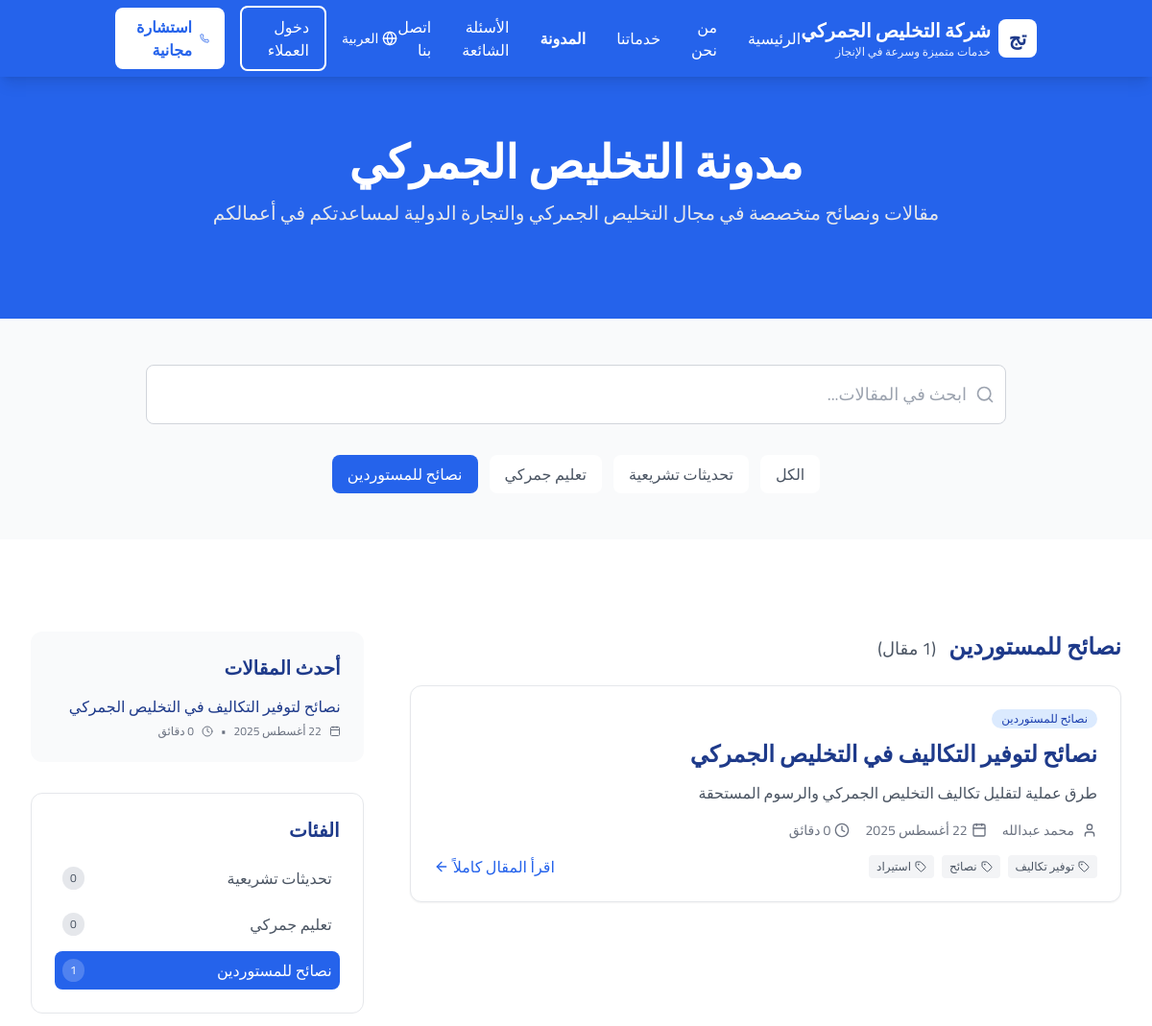
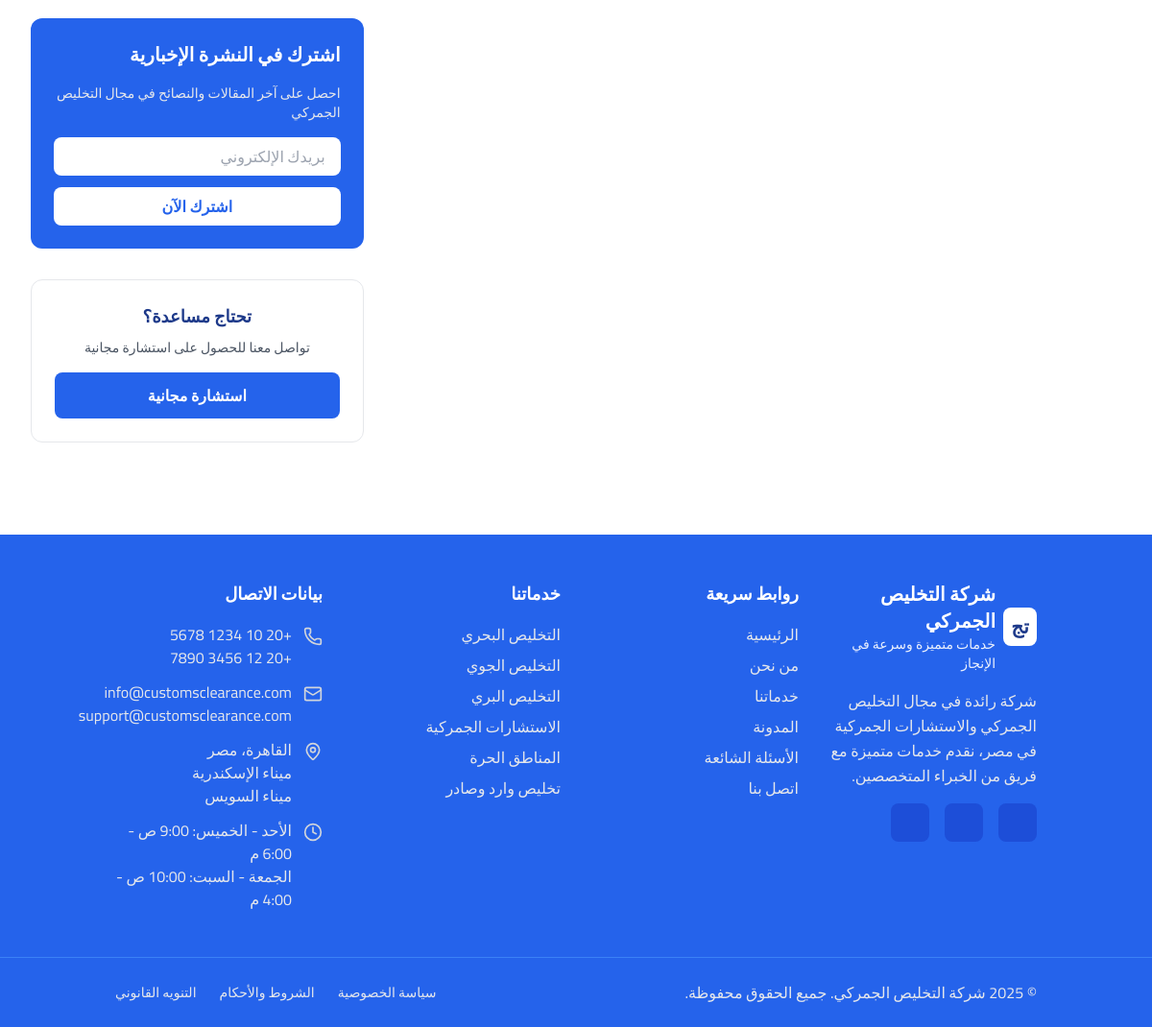
Screenshot of /?page=blog&category=نصائح+للمستوردين with the database file from the repository (2 pictures, top to bottom).
### tables this page shows
CREATE TABLE blog_posts (
    id INT AUTO_INCREMENT PRIMARY KEY,
    title VARCHAR(500) NOT NULL,
    excerpt TEXT,
    content LONGTEXT NOT NULL,
    category VARCHAR(100) NOT NULL,
    author VARCHAR(255) NOT NULL,
    tags TEXT,
    featured BOOLEAN DEFAULT FALSE,
    published BOOLEAN DEFAULT TRUE,
    created_at TIMESTAMP DEFAULT CURRENT_TIMESTAMP,
    updated_at TIMESTAMP DEFAULT CURRENT_TIMESTAMP ON UPDATE CURRENT_TIMESTAMP
);

### includes/functions.php (called while the page is built, shortened)
<?php
function format_arabic_date($date) {
    $months = [
        1 => 'يناير', 2 => 'فبراير', 3 => 'مارس', 4 => 'أبريل',
        5 => 'مايو', 6 => 'يونيو', 7 => 'يوليو', 8 => 'أغسطس',
        9 => 'سبتمبر', 10 => 'أكتوبر', 11 => 'نوفمبر', 12 => 'ديسمبر'
    ];
    $timestamp = is_string($date) ? strtotime($date) : $date;
    $day = date('j', $timestamp);
    $month = $months[(int)date('n', $timestamp)];
    $year = date('Y', $timestamp);
    return "$day $month $year";
}
function clean_input($data) {
    $data = trim($data);
    $data = stripslashes($data);
    $data = htmlspecialchars($data);
    return $data;
}
function get_page_url($page, $params = []) {
    $url = "?page=" . urlencode($page);
    if (!empty($params)) {
        foreach ($params as $key => $value) {
            $url .= "&" . urlencode($key) . "=" . urlencode($value);
        }
    }
    return $url;
}
?>

### pages/blog.php (the view, shortened to what this page needs)
<?php
$selectedCategory = isset($_GET['category']) ? clean_input($_GET['category']) : 'الكل';
$searchTerm = isset($_GET['search']) ? clean_input($_GET['search']) : '';
$blogPosts = [];
$categories = ['الكل'];
if ($pdo) {
    try {
        $stmt = $pdo->query("SELECT DISTINCT category FROM blog_posts WHERE published = 1 ORDER BY category");
        $dbCategories = $stmt->fetchAll(PDO::FETCH_COLUMN);
        $categories = array_merge($categories, $dbCategories);
        $sql = "SELECT * FROM blog_posts WHERE published = 1";
        $params = [];
        if ($selectedCategory !== 'الكل') {
            $sql .= " AND category = ?";
            $params[] = $selectedCategory;
        }
        $sql .= " ORDER BY created_at DESC";
        $stmt = $pdo->prepare($sql);
        $stmt->execute($params);
        $blogPosts = $stmt->fetchAll();
    } catch (Exception $e) {
        error_log("Blog query error: " . $e->getMessage());
    }
}
$recentPosts = array_slice($blogPosts, 0, 5);
function calculateReadTime($content) {
    $wordCount = str_word_count(strip_tags($content));
    $minutes = ceil($wordCount / 200);
    return $minutes . ' دقائق';
}
?>
<div class="bg-white">
    <section class="bg-blue-600 text-white py-16">
        <div class="container-custom">
            <div class="max-w-4xl mx-auto text-center">
                <h1 class="text-4xl lg:text-5xl font-bold mb-4">
                    مدونة التخليص الجمركي
                </h1>
                <p class="text-xl text-gray-200 mb-8">
                    مقالات ونصائح متخصصة في مجال التخليص الجمركي والتجارة الدولية لمساعدتكم في أعمالكم
                </p>
            </div>
        </div>
    </section>
    <section class="py-12 bg-gray-50">
        <div class="container-custom">
            <div class="max-w-4xl mx-auto">
                <form method="GET" class="relative mb-8">
                    <div class="absolute inset-y-0 right-0 pr-3 flex items-center pointer-events-none">
                    </div>
                    <input type="text" name="search" value="<?php echo htmlspecialchars($searchTerm); ?>"
                           placeholder="ابحث في المقالات..."
                           class="w-full pl-4 pr-10 py-4 border border-gray-300 rounded-lg focus:ring-2 focus:ring-blue-600 focus:border-transparent text-right text-lg">
                </form>
                <div class="flex flex-wrap gap-3 justify-center">
                    <?php foreach($categories as $category): ?>
                        <a href="<?php echo get_page_url('blog', ['category' => $category, 'search' => $searchTerm]); ?>"
                           class="px-4 py-2 rounded-lg font-medium transition-colors <?php echo ($selectedCategory === $category) ? 'bg-blue-600 text-white' : 'bg-white text-gray-600 hover:bg-gray-100'; ?>">
                            <?php echo htmlspecialchars($category); ?>
                        </a>
                    <?php endforeach; ?>
                </div>
            </div>
        </div>
    </section>
    <div class="section-spacing">
        <div class="container-custom">
            <div class="grid lg:grid-cols-3 gap-12">
                <div class="lg:col-span-2">
                    <div>
                        <h2 class="text-2xl font-bold text-blue-900 mb-6">
                            <?php echo $selectedCategory === 'الكل' ? 'جميع المقالات' : htmlspecialchars($selectedCategory); ?>
                            <span class="text-gray-600 text-lg font-normal mr-2">
                                (<?php echo count($blogPosts); ?> مقال)
                            </span>
                        </h2>
                        <?php if (!empty($blogPosts)): ?>
                            <div class="space-y-6">
                                <?php foreach($blogPosts as $post): ?>
                                    <article class="bg-white border border-gray-200 rounded-xl shadow-sm hover:shadow-md transition-shadow p-6">
                                        <div class="flex items-center space-x-2 space-x-reverse mb-3">
                                            <span class="bg-blue-100 text-blue-800 text-xs font-medium px-2.5 py-0.5 rounded-full">
                                                <?php echo htmlspecialchars($post['category']); ?>
                                            </span>
                                        </div>
                                        <h2 class="text-2xl font-semibold text-blue-900 mb-3 leading-tight hover:text-blue-600 transition-colors cursor-pointer">
                                            <?php echo htmlspecialchars($post['title']); ?>
                                        </h2>
                                        <p class="text-gray-600 mb-4 leading-relaxed">
                                            <?php echo htmlspecialchars($post['excerpt']); ?>
                                        </p>
                                        <div class="flex items-center justify-between text-sm text-gray-500 mb-4">
                                            <div class="flex items-center space-x-4 space-x-reverse">
                                                <div class="flex items-center space-x-2 space-x-reverse">
                                                    <i data-lucide="user" class="w-4 h-4"></i>
                                                    <span><?php echo htmlspecialchars($post['author']); ?></span>
                                                </div>
                                                <div class="flex items-center space-x-1 space-x-reverse">
                                                    <i data-lucide="calendar" class="w-4 h-4"></i>
                                                    <span><?php echo format_arabic_date($post['created_at']); ?></span>
                                                </div>
                                                <div class="flex items-center space-x-1 space-x-reverse">
                                                    <i data-lucide="clock" class="w-4 h-4"></i>
                                                    <span><?php echo calculateReadTime($post['excerpt']); ?></span>
                                                </div>
                                            </div>
                                        </div>
                                        <div class="flex items-center justify-between">
                                            <div class="flex flex-wrap gap-2">
                                                <?php
                                                $tags = explode(',', $post['tags']);
                                                foreach($tags as $tag):
                                                ?>
                                                    <span class="bg-gray-100 text-gray-600 text-xs px-2 py-1 rounded flex items-center space-x-1 space-x-reverse">
                                                        <i data-lucide="tag" class="w-3 h-3"></i>
                                                        <span><?php echo htmlspecialchars(trim($tag)); ?></span>
                                                    </span>
                                                <?php endforeach; ?>
                                            </div>
                                            <button class="text-blue-600 hover:text-blue-800 font-medium flex items-center space-x-1 space-x-reverse">
                                                <span>اقرأ المقال كاملاً</span>
                                                <i data-lucide="arrow-left" class="w-4 h-4"></i>
                                            </button>
                                        </div>
                                    </article>
                                <?php endforeach; ?>
                            </div>
                        <?php endif; ?>
                    </div>
                </div>
                <div class="space-y-8">
                    <div class="bg-gray-50 rounded-xl p-6">
                        <h3 class="text-xl font-semibold text-blue-900 mb-4">
                            أحدث المقالات
                        </h3>
                        <div class="space-y-4">
                            <?php foreach($recentPosts as $post): ?>
                                <div class="border-b border-gray-200 pb-4 last:border-b-0 last:pb-0">
                                    <h4 class="font-medium text-blue-900 mb-2 leading-tight hover:text-blue-600 transition-colors cursor-pointer">
                                        <?php
                                        $title = $post['title'];
                                        echo htmlspecialchars(mb_strlen($title) > 60 ? mb_substr($title, 0, 60) . '...' : $title);
                                        ?>
                                    </h4>
                                    <div class="flex items-center space-x-2 space-x-reverse text-xs text-gray-500">
                                        <i data-lucide="calendar" class="w-3 h-3"></i>
                                        <span><?php echo format_arabic_date($post['created_at']); ?></span>
                                        <span>•</span>
                                        <i data-lucide="clock" class="w-3 h-3"></i>
                                        <span><?php echo calculateReadTime($post['excerpt']); ?></span>
                                    </div>
                                </div>
                            <?php endforeach; ?>
                        </div>
                    </div>
                    <div class="bg-white border border-gray-200 rounded-xl p-6">
                        <h3 class="text-xl font-semibold text-blue-900 mb-4">
                            الفئات
                        </h3>
                        <div class="space-y-2">
                            <?php foreach(array_slice($categories, 1) as $category): ?>
                                <?php
                                $count = count(array_filter($blogPosts, function($post) use ($category) {
                                    return $post['category'] === $category;
                                }));
                                ?>
                                <a href="<?php echo get_page_url('blog', ['category' => $category]); ?>"
                                   class="w-full text-right p-2 rounded-lg transition-colors flex items-center justify-between <?php echo ($selectedCategory === $category) ? 'bg-blue-600 text-white' : 'text-gray-600 hover:bg-gray-100'; ?>">
                                    <span><?php echo htmlspecialchars($category); ?></span>
                                    <span class="text-xs px-2 py-1 rounded-full <?php echo ($selectedCategory === $category) ? 'bg-white bg-opacity-20' : 'bg-gray-200'; ?>">
                                        <?php echo $count; ?>
                                    </span>
                                </a>
                            <?php endforeach; ?>
                        </div>
                    </div>
                    <div class="bg-blue-600 text-white rounded-xl p-6">
                        <h3 class="text-xl font-semibold mb-4">
                            اشترك في النشرة الإخبارية
                        </h3>
                        <p class="text-gray-200 mb-4 text-sm">
                            احصل على آخر المقالات والنصائح في مجال التخليص الجمركي
                        </p>
                        <div class="space-y-3">
                            <input type="email" placeholder="بريدك الإلكتروني"
                                   class="w-full px-4 py-2 rounded-lg text-gray-700 text-right">
                            <button class="w-full bg-white text-blue-600 hover:bg-gray-100 font-semibold py-2 rounded-lg transition-colors">
                                اشترك الآن
                            </button>
                        </div>
                    </div>
                    <div class="bg-white border border-gray-200 rounded-xl p-6 text-center">
                        <h3 class="text-lg font-semibold text-blue-900 mb-2">
                            تحتاج مساعدة؟
                        </h3>
                        <p class="text-gray-600 text-sm mb-4">
                            تواصل معنا للحصول على استشارة مجانية
                        </p>
                        <a href="<?php echo get_page_url('consultation'); ?>" class="btn-navy w-full text-center">
                            استشارة مجانية
                        </a>
                    </div>
                </div>
            </div>
        </div>
    </div>
</div>

### assets/css/style.css (style rules this page uses)
html { direction: rtl; font-family: "Cairo", sans-serif; }
body { direction: rtl; background-color: #ffffff; color: #1e3a8a; font-family: "Cairo", sans-serif; }
html { scroll-behavior: smooth; }
.btn-navy { background-color: #2563eb; color: white; font-weight: 600; padding: 0.75rem 1.5rem; border-radius: 0.5rem; transition: all 0.3s ease; display: inline-block; text-decoration: none; }
.section-spacing { padding-top: 4rem; padding-bottom: 4rem; }
@media (min-width: 1024px) { .section-spacing { padding-top: 6rem; padding-bottom: 6rem; } }
.container-custom { max-width: 1280px; margin: 0 auto; padding-left: 1rem; padding-right: 1rem; }
@media (min-width: 640px) { .container-custom { padding-left: 1.5rem; padding-right: 1.5rem; } }
@media (min-width: 1024px) { .container-custom { padding-left: 2rem; padding-right: 2rem; } }

### rows the page displays
blog_posts: category "نصائح للمستوردين", title "نصائح لتوفير التكاليف في التخليص الجمركي", excerpt "طرق عملية لتقليل تكاليف التخليص الجمركي والرسوم المستحقة", author "محمد عبدالله", created_at "22 أغسطس 2025", excerpt "0 دقائق", tags "توفير تكاليف", tags "نصائح", tags "استيراد", category "0", category "1"

### other values shown
SITE_NAME "شركة التخليص الجمركي"
$category "الكل"
$category "تحديثات تشريعية"
$category "تعليم جمركي"
$category "نصائح للمستوردين"
$selectedCategory "نصائح للمستوردين"
SITE_PHONE "+20 10 1234 5678"
SITE_EMAIL "info@customsclearance.com"
